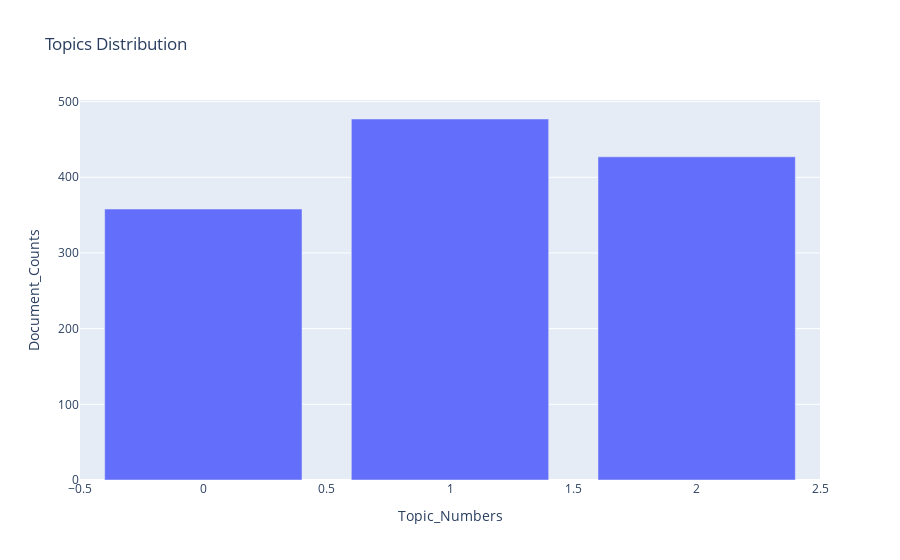

Notebook code for this chart:
### Markdown cell above
Topics that can be inferred are:

1. Topic Number: 0
   - Probable topic title: Customer Experience
   - Key terms: 'thank, hello, team, contact_details, experience, business, customer, number, carecom, request'

2. Topic Number: 1
   - Probable topic title: Enabling Businesses
   - Key terms: 'working_capital, help_small, indias_raises, businesses_access, loan, business, company, business_loan, heres, documents'

3. Topic Number: 2
   - Probable topic title: Fund Raising
   - Key terms: 'india, crore, heres, new, alteria_capital, startups, business, raised, fintech, companies'

### Code cell
pre_dist, fig = processor.plot_topic_distribution(pre_df_topic_sents_keywords)
fig.show()

### Figure 1 — Plotly figure (JSON) as saved in the notebook; plotly's stock layout.template omitted (floating-point values rounded to 4 significant figures)
{"data": [{"alignmentgroup": "True", "hovertemplate": "Topic_Numbers=%{x}<br>Document_Counts=%{y}<extra></extra>", "legendgroup": "", "marker": {"color": "#636efa", "pattern": {"shape": ""}}, "name": "", "offsetgroup": "", "orientation": "v", "showlegend": false, "textposition": "auto", "type": "bar", "x": [1, 2, 0], "xaxis": "x", "y": [477, 427, 358], "yaxis": "y"}], "layout": {"barmode": "relative", "legend": {"tracegroupgap": 0}, "title": {"text": "Topics Distribution"}, "xaxis": {"anchor": "y", "domain": [0, 1], "title": {"text": "Topic_Numbers"}}, "yaxis": {"anchor": "x", "domain": [0, 1], "title": {"text": "Document_Counts"}}}}
